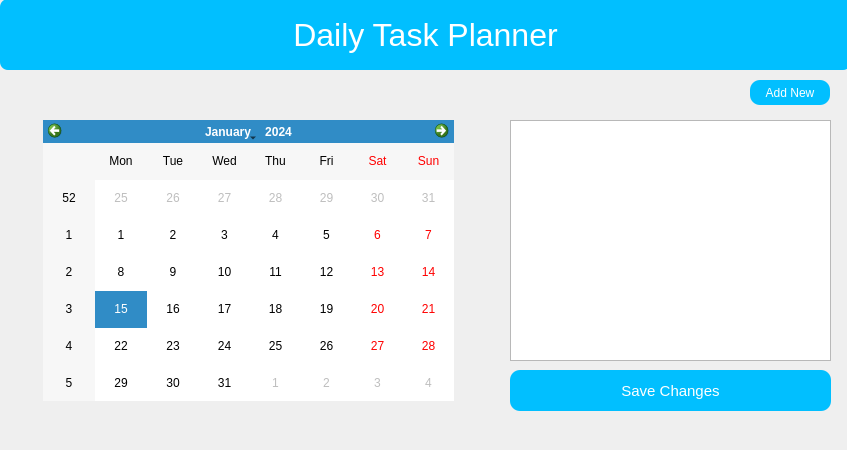
<?xml version="1.0" encoding="UTF-8"?>
<ui version="4.0">
 <class>Form</class>
 <widget class="QWidget" name="Form">
  <property name="geometry">
   <rect>
    <x>0</x>
    <y>0</y>
    <width>847</width>
    <height>450</height>
   </rect>
  </property>
  <property name="windowTitle">
   <string>Form</string>
  </property>
  <property name="styleSheet">
   <string notr="true">QLabel#label {
	font-size: 24pt;
	background: #01BFFF;
	color: white;
	border-radius: 8px;
}
QPushButton#saveChanges {
	border-radius: 10px;
	background-color: #01BFFF;
	color: white;
	font: 11pt;
}
QPushButton#addNew {
	border-radius: 10px;
	background-color: #01BFFF;
	color: white;
}</string>
  </property>
  <widget class="QCalendarWidget" name="calendarWidget">
   <property name="geometry">
    <rect>
     <x>43</x>
     <y>120</y>
     <width>411</width>
     <height>281</height>
    </rect>
   </property>
  </widget>
  <widget class="QListWidget" name="listWidget">
   <property name="geometry">
    <rect>
     <x>510</x>
     <y>120</y>
     <width>321</width>
     <height>241</height>
    </rect>
   </property>
  </widget>
  <widget class="QPushButton" name="saveChanges">
   <property name="geometry">
    <rect>
     <x>510</x>
     <y>370</y>
     <width>321</width>
     <height>41</height>
    </rect>
   </property>
   <property name="text">
    <string>Save Changes</string>
   </property>
  </widget>
  <widget class="QPushButton" name="addNew">
   <property name="geometry">
    <rect>
     <x>750</x>
     <y>80</y>
     <width>80</width>
     <height>25</height>
    </rect>
   </property>
   <property name="text">
    <string>Add New</string>
   </property>
  </widget>
  <widget class="QLabel" name="label">
   <property name="geometry">
    <rect>
     <x>0</x>
     <y>-1</y>
     <width>851</width>
     <height>71</height>
    </rect>
   </property>
   <property name="text">
    <string>Daily Task Planner</string>
   </property>
   <property name="alignment">
    <set>Qt::AlignCenter</set>
   </property>
  </widget>
 </widget>
 <resources/>
 <connections/>
</ui>
